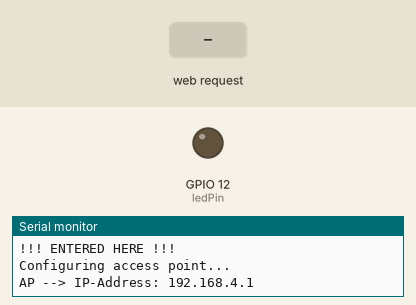
This sketch was run on a simulated ESP32. Parts: output pins drawn as LEDs (lit = HIGH), the last lines printed to the serial monitor. Inputs (shaded band) come from the test bench. WiFi joins after 1.5 s; servers stay silent unless stated; EEPROM starts erased. At 22.6 s the program restarts the board; the recording ends there.

Above: at 16.2 s.
16.3 s: HTTP request GET /?ssid= received
At 19.1 s:
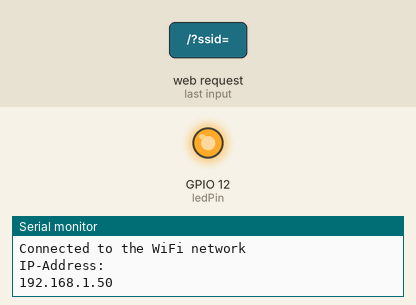
19.3 s: HTTP request GET /none received
Timing chart, 0 to 22.3 s (numbered marks = the images above; inputs shaded):
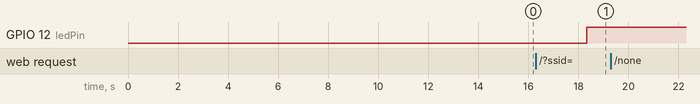

The sketch:

ESP32_connectAndTransmitState_ALT.ino
```cpp
#include <DHT.h>
#include <DHT_U.h>
#include <ArduinoOTA.h>
#include <dummy.h>
#include <dht.h>
#include <NTPClient.h>
#include <WiFi.h>
#include <ESPmDNS.h>
#include <WiFiClient.h>
#include <Preferences.h>


// define  pins
  int ledPin = 12;
  #define DHTPIN 27;
  #define DHTTYPE DHT22;
  const char* AP_SSID = "esp32";
  //DHT dht(DHTPIN, DHTTYPE);
  float localHum = 0;
  float localTemp = 0;

// Preferences (permanently flashed parameters.)
Preferences preferences;

// Connection-type & parameters
   // Pin-stuff
   String PIN_printed ="1234";

   //Wifi-connection
   bool wifi_connected = false;
   bool WifiConnectedDevice = false;

//AP-mode
  //const char *ssidESP32 = "ESP32ap";//const char *passwordESP32 = "12345678"; <-- useless to have Psw on device!!
  //const char* AP_SSID = "esp_32" ;

  char*qssid = "";
  char*qpswd = " ";

  const char *AP_PSWD = "12345678";
  //AP-mode --> Wifi-mode
  static volatile bool got_ssid_from_AP = false;
  static volatile bool got_pswd_from_AP = false;
  // wifi-test
  unsigned long start_WiFi_test;
  // APP communication.
  int comm_app = 0;

  int time_to_connect =0;


  // set server fo AP mode.
  WiFiServer server(80);

void setup(){
Serial.begin(115200);
delay(5000);// DEBUG: time to open serial for check preferences

// pinMode setup
     pinMode (ledPin, OUTPUT);

//******************************************************************************
// begin wifi preferences --> acces r/w permanent memory of ESP32
  preferences.begin("wifi_pref",false);
  Serial.println("...get_preferences");
  String ssid_st = preferences.getString("ssid_from_AP","none");
  String pswd_st = preferences.getString("pswd_from_AP","none");
  preferences.end();


Serial.println("ssid from AP:"+ssid_st);
char ssid_st_char[ssid_st.length()+1];
     ssid_st.toCharArray(ssid_st_char,ssid_st.length()+1);


Serial.println("pswd from AP:"+pswd_st);
char pswd_st_char[pswd_st.length()+1];
     pswd_st.toCharArray(pswd_st_char,pswd_st.length()+1);

bool wifi_connected_once = false;

//*********************************************************************************

if (ssid_st.equals("none") ||  pswd_st.equals("none") )
{ }
else
{ wifi_connected_once = true;}


Serial.println("This device has already been connected to the internet ??");
Serial.println(String(wifi_connected_once));


// !! replacED: WiFiDirectConnect --> wifi_connected_once, remove: TrueTest
if (wifi_connected_once)
{

  Serial.println("???? ENTERED HERE ???");
  WiFi.begin(ssid_st_char,pswd_st_char);
  while (WiFi.status() != WL_CONNECTED ) {
                //Wifi Connect
                Serial.println("Connecting to WiFi..");

                if (millis()-time_to_connect >30000){

                  ESP.restart();

                  }
                }

              Serial.println("Connected to the WiFi network");
              WifiConnectedDevice = true;

   Serial.println("IP-Address: ");
   Serial.println(WiFi.localIP());
   delay(1000);

   wifi_connected = true;
   }

else {

  Serial.println("!!! ENTERED HERE !!!");
  Serial.print("Configuring access point...\n");
  WiFi.mode(WIFI_MODE_APSTA);


 WiFi.softAPsetHostname(AP_SSID);
 WiFi.softAPenableIpV6();//enable ap ipv6 here
 WiFi.softAP(AP_SSID);


 IPAddress myIP = WiFi.softAPIP();
 Serial.print("AP --> IP-Address: ");
 Serial.println(myIP);
 delay(10000);
 server.begin();

wifi_connected = false;
  }

}

void loop() {

if (wifi_connected) {

    wifiConnectedLoop();

  } else {
    wifiDisconnectedLoop();
  }

}

void wifiConnectedLoop() {

   Serial.println("Doing the connected Loop");


  if (WiFi.status() == WL_CONNECTED){

    digitalWrite(ledPin, HIGH);
    Serial.println("connected to Wifi");

  }


}

void wifiDisconnectedLoop(){


    WiFiClient client = server.available();   // listen for incoming clients

    delay(300);
    if(client){
      Serial.println("comm_app:"+String(comm_app));
      Serial.println("New client");
      String currentLine = "";                // make a String to hold incoming data from the client
      while (client.connected()) {            // loop while the client's connected
        if (client.available()) {             // if there's bytes to read from the client,
          char c = client.read();             // read a byte, then
          Serial.write(c);                    // print it out the serial monitor
          if (c == '\n') {                    // if the byte is a newline character

            // if the current line is blank, you got two newline characters in a row.
            // that's the end of the client HTTP request, so send a response:
            if (currentLine.length() == 0) {

              // HTTP headers always start with a response code (e.g. HTTP/1.1 200 OK)
              // and a content-type so the client knows what's coming, then a blank line:
              client.println("HTTP/1.1 200 OK");
              client.println("Content-type:text/html");
              client.println();

              // the content of the HTTP response follows the header:
              if (comm_app == 0){
                delay(500);
              client.print("Hello I'm MATTEO talking to you from ESP32 \n... your connection is in AP-MODE...\n please send SSid andPswd");}
              else if (comm_app == 1){
                delay(500);
              client.print("!!NO!!");
               comm_app = 3;

              }
              else if (comm_app == 2){
               delay(500);
              Serial.println("!OK...!");
              client.print("!!OK!!");
              comm_app = 3;

               }
               else if (comm_app ==3 ){
              delay(500);
              Serial.println("restarting...");
              client.print("!!END!!");
              delay(2000);
              ESP.restart();
                }

             // The HTTP response ends with another blank line:
             client.println();
            // break out of the while loop:
            break;
          } else {    // if you got a newline, then clear currentLine:
            currentLine = "";
          }
        } else if (c != '\r') {  // if you got anything else but a carriage return character,
          currentLine += c;      // add it to the end of the currentLine
          continue;
        }


      if (currentLine.startsWith("GET /?ssid=") ) {

        Serial.println("");
        String qssid;
          qssid = currentLine.substring(11, currentLine.indexOf('&')); //parse ssid
          Serial.println("Wi-fi SSID -->"+qssid);

          char qssid_char[qssid.length()+1];
          qssid.toCharArray(qssid_char,qssid.length()+1);

          Serial.println("");
          got_ssid_from_AP = true;

        String qpswd;
          qpswd = currentLine.substring(currentLine.lastIndexOf('=') +1, currentLine.lastIndexOf(' ')); //parse password
          Serial.println("Wi-fi PSWD -->"+qpswd);

         char qpswd_char[qpswd.length()+1];
          qpswd.toCharArray(qpswd_char,qpswd.length()+1);

          Serial.println("");
          got_pswd_from_AP =true;

         if ( got_pswd_from_AP == true && got_ssid_from_AP == true && comm_app !=  2){
                  //client.stop();
                  //Serial.println("client disconnected")
                  got_pswd_from_AP == false;
                  got_ssid_from_AP == false;

                  comm_app =1;
          Serial.println("CHAR: Wi-fi SSID -->"+String(qssid_char));
          Serial.println("CHAR: Wi-fi PSWD -->"+String(qpswd_char));

           WiFi.begin(qssid_char,qpswd_char);
           Serial.println("Connecting to WiFi...");

           // add here time constraint to exit while loop !!
           // FUCK FUCK FUCK ==> ADD EVENT !!!!!!!!

           start_WiFi_test = millis();
           bool WiFi_test = false;
           bool keep_testing = true;

           while ( (millis()-start_WiFi_test < 20000)  && keep_testing) {

            Serial.println(" test on wifi...");
                //Wifi Connect
                //Serial.print(".");

                if(WiFi.status() == WL_CONNECTED){


                  Serial.println("WiFi-test: OK... it connected");
                  Serial.println("WiFi_test: "+String(WiFi_test));


                  WiFi_test = true;
                  comm_app = 2;
                  keep_testing = false;
                   }


                  else{


                  Serial.println("WiFi-test: NO.. it didn't connected");
                  Serial.println("SSID -->"+String(qssid_char)+" PSWD -->"+String(qpswd_char));
                  Serial.println("WiFi_test: "+String(WiFi_test));


                }

           }


              Serial.println("Connected to the WiFi network");
              digitalWrite(ledPin, HIGH);


              Serial.println("IP-Address: ");
              Serial.println(WiFi.localIP());
              delay(1000);


              if (WiFi_test) {
                Serial.println("Updating Wifi parameters...");
              //********************************************
              WifiConnectedDevice = true;
              preferences.begin("wifi_pref",false);
              //preferences.putBool("wifi_connected_once",WifiConnectedDevice);
              preferences.putString("ssid_from_AP",qssid);
              preferences.putString("pswd_from_AP",qpswd);
              preferences.end();
              //**********************************************


              WiFi.disconnect();
                   //comm_app =3;


                  /*
                  client.println("HTTP/1.1 200 OK");
                  client.println("Content-type:text/html");
                  client.println();
                  delay(500);
                  client.print("!!OK!!");
                  client.println();
                  */


              }

              else{

                       qssid = "none";
                       qpswd = "none";

                  /*
                  client.println("HTTP/1.1 200 OK");
                  client.println("Content-type:text/html");
                  client.println();
                  delay(500);
                  client.print("!!NO!!");
                  client.println();
                  */

                   }


             }

          }
       }

}


  client.stop();
  Serial.println("client disconnected");

}
}
```

Measured:
- after the input at 16.3 s, GPIO 12 (ledPin): LOW → HIGH after 2.0 s
